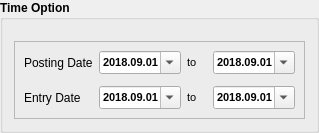
              <widget class="QGroupBox" name="gb_parameter_2">
               <property name="sizePolicy">
                <sizepolicy hsizetype="Expanding" vsizetype="Expanding">
                 <horstretch>0</horstretch>
                 <verstretch>0</verstretch>
                </sizepolicy>
               </property>
               <property name="font">
                <font>
                 <pointsize>9</pointsize>
                 <weight>75</weight>
                 <bold>true</bold>
                </font>
               </property>
               <property name="title">
                <string>Time Option</string>
               </property>
               <layout class="QVBoxLayout" name="verticalLayout_13">
                <item>
                 <spacer name="verticalSpacer_14">
                  <property name="orientation">
                   <enum>Qt::Vertical</enum>
                  </property>
                  <property name="sizeType">
                   <enum>QSizePolicy::Fixed</enum>
                  </property>
                  <property name="sizeHint" stdset="0">
                   <size>
                    <width>10</width>
                    <height>10</height>
                   </size>
                  </property>
                 </spacer>
                </item>
                <item>
                 <widget class="QFrame" name="fm_parameter1_2">
                  <property name="sizePolicy">
                   <sizepolicy hsizetype="Expanding" vsizetype="Expanding">
                    <horstretch>0</horstretch>
                    <verstretch>0</verstretch>
                   </sizepolicy>
                  </property>
                  <property name="maximumSize">
                   <size>
                    <width>16777215</width>
                    <height>16777215</height>
                   </size>
                  </property>
                  <property name="frameShape">
                   <enum>QFrame::StyledPanel</enum>
                  </property>
                  <property name="frameShadow">
                   <enum>QFrame::Raised</enum>
                  </property>
                  <layout class="QGridLayout" name="gridLayout_9">
                   <item row="2" column="1">
                    <widget class="QDateEdit" name="dateEdit_10">
                     <property name="font">
                      <font>
                       <pointsize>8</pointsize>
                      </font>
                     </property>
                     <property name="minimumDate">
                      <date>
                       <year>2018</year>
                       <month>9</month>
                       <day>1</day>
                      </date>
                     </property>
                     <property name="currentSection">
                      <enum>QDateTimeEdit::YearSection</enum>
                     </property>
                     <property name="displayFormat">
                      <string>yyyy.MM.dd</string>
                     </property>
                     <property name="calendarPopup">
                      <bool>true</bool>
                     </property>
                    </widget>
                   </item>
                   <item row="2" column="3">
                    <widget class="QDateEdit" name="dateEdit_11">
                     <property name="font">
                      <font>
                       <pointsize>8</pointsize>
                      </font>
                     </property>
                     <property name="minimumDate">
                      <date>
                       <year>2018</year>
                       <month>9</month>
                       <day>1</day>
                      </date>
                     </property>
                     <property name="currentSection">
                      <enum>QDateTimeEdit::YearSection</enum>
                     </property>
                     <property name="displayFormat">
                      <string>yyyy.MM.dd</string>
                     </property>
                     <property name="calendarPopup">
                      <bool>true</bool>
                     </property>
                    </widget>
                   </item>
                   <item row="0" column="3">
                    <widget class="QDateEdit" name="dateEdit_9">
                     <property name="font">
                      <font>
                       <pointsize>8</pointsize>
                      </font>
                     </property>
                     <property name="minimumDate">
                      <date>
                       <year>2018</year>
                       <month>9</month>
                       <day>1</day>
                      </date>
                     </property>
                     <property name="currentSection">
                      <enum>QDateTimeEdit::YearSection</enum>
                     </property>
                     <property name="displayFormat">
                      <string>yyyy.MM.dd</string>
                     </property>
                     <property name="calendarPopup">
                      <bool>true</bool>
                     </property>
                    </widget>
                   </item>
                   <item row="0" column="0">
                    <widget class="QLabel" name="label_48">
                     <property name="maximumSize">
                      <size>
                       <width>100</width>
                       <height>16777215</height>
                      </size>
                     </property>
                     <property name="font">
                      <font>
                       <weight>50</weight>
                       <italic>false</italic>
                       <bold>false</bold>
                      </font>
                     </property>
                     <property name="text">
                      <string>Posting Date</string>
                     </property>
                    </widget>
                   </item>
                   <item row="2" column="2">
                    <widget class="QLabel" name="label_42">
                     <property name="sizePolicy">
                      <sizepolicy hsizetype="Fixed" vsizetype="Preferred">
                       <horstretch>0</horstretch>
                       <verstretch>0</verstretch>
                      </sizepolicy>
                     </property>
                     <property name="font">
                      <font>
                       <pointsize>8</pointsize>
                       <weight>50</weight>
                       <bold>false</bold>
                      </font>
                     </property>
                     <property name="text">
                      <string>to </string>
                     </property>
                    </widget>
                   </item>
                   <item row="2" column="0">
                    <widget class="QLabel" name="label_41">
                     <property name="maximumSize">
                      <size>
                       <width>80</width>
                       <height>16777215</height>
                      </size>
                     </property>
                     <property name="font">
                      <font>
                       <weight>50</weight>
                       <italic>false</italic>
                       <bold>false</bold>
                      </font>
                     </property>
                     <property name="text">
                      <string>Entry Date</string>
                     </property>
                    </widget>
                   </item>
                   <item row="0" column="2">
                    <widget class="QLabel" name="label_40">
                     <property name="sizePolicy">
                      <sizepolicy hsizetype="Fixed" vsizetype="Preferred">
                       <horstretch>0</horstretch>
                       <verstretch>0</verstretch>
                      </sizepolicy>
                     </property>
                     <property name="font">
                      <font>
                       <pointsize>8</pointsize>
                       <weight>50</weight>
                       <bold>false</bold>
                      </font>
                     </property>
                     <property name="text">
                      <string>to </string>
                     </property>
                    </widget>
                   </item>
                   <item row="0" column="1">
                    <widget class="QDateEdit" name="dateEdit_12">
                     <property name="font">
                      <font>
                       <pointsize>8</pointsize>
                      </font>
                     </property>
                     <property name="wrapping">
                      <bool>false</bool>
                     </property>
                     <property name="frame">
                      <bool>true</bool>
                     </property>
                     <property name="buttonSymbols">
                      <enum>QAbstractSpinBox::UpDownArrows</enum>
                     </property>
                     <property name="showGroupSeparator" stdset="0">
                      <bool>false</bool>
                     </property>
                     <property name="minimumDate">
                      <date>
                       <year>2018</year>
                       <month>9</month>
                       <day>1</day>
                      </date>
                     </property>
                     <property name="currentSection">
                      <enum>QDateTimeEdit::YearSection</enum>
                     </property>
                     <property name="displayFormat">
                      <string>yyyy.MM.dd</string>
                     </property>
                     <property name="calendarPopup">
                      <bool>true</bool>
                     </property>
                     <property name="currentSectionIndex">
                      <number>0</number>
                     </property>
                    </widget>
                   </item>
                   <item row="1" column="2">
                    <spacer name="verticalSpacer_39">
                     <property name="orientation">
                      <enum>Qt::Vertical</enum>
                     </property>
                     <property name="sizeType">
                      <enum>QSizePolicy::Fixed</enum>
                     </property>
                     <property name="sizeHint" stdset="0">
                      <size>
                       <width>20</width>
                       <height>6</height>
                      </size>
                     </property>
                    </spacer>
                   </item>
                  </layout>
                 </widget>
                </item>
               </layout>
              </widget>
